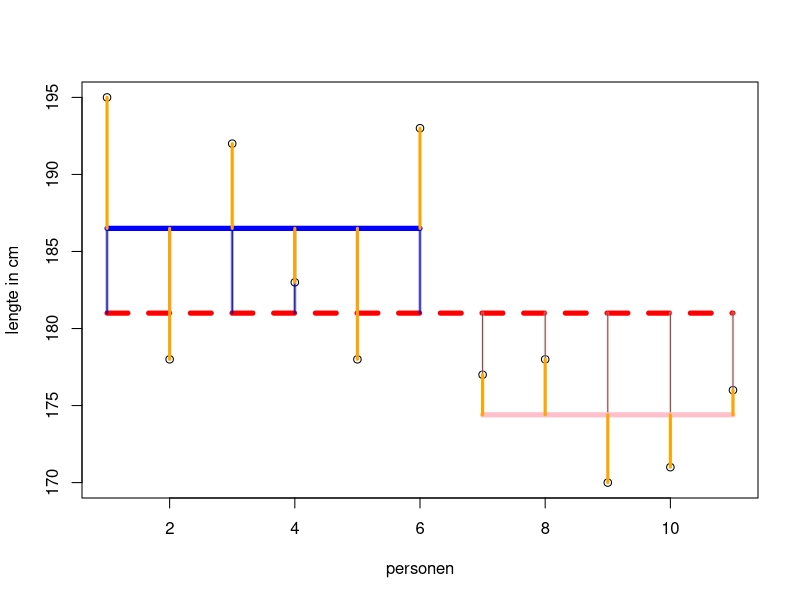

Write the R code that produced this figure.
m = c(195, 178, 192, 183, 178, 193)
v = c(177, 178, 170, 171, 176)
x = c(m, v)
n = length(x)
n.m = length(m)
n.v = length(v)

plot(x, ylab = "lengte in cm", xlab = "personen")

# groeps gemiddelde

lines(c(1, n), c(mean(x),mean(x)), lwd = 5, lty= 2, col="red")

segments(1:n, mean(x), 1:n, x)

# gemiddelde voor de mannen
lines(c(1,n.m), c(mean(m),mean(m)), lwd=5, col="blue")

# gemiddelde voor de vrouwen
lines(c(n.m+1,n), c(mean(v),mean(v)), lwd=5, col="pink")

segments(1:n.m, mean(x), 1:n.m, mean(m), lwd = 3, col=rgb(0,0,1,alpha=0.4) )

segments((n.m+1):n, mean(x), (n.m+1):n, mean(v), lwd = 3, col=rgb(1,.75,.75, .4))


segments(1:n.m, mean(m), 1:n.m, m, lwd = 3, col="orange")

segments((n.m+1):n, mean(v), (n.m+1):n, v, lwd = 3, col="orange")

